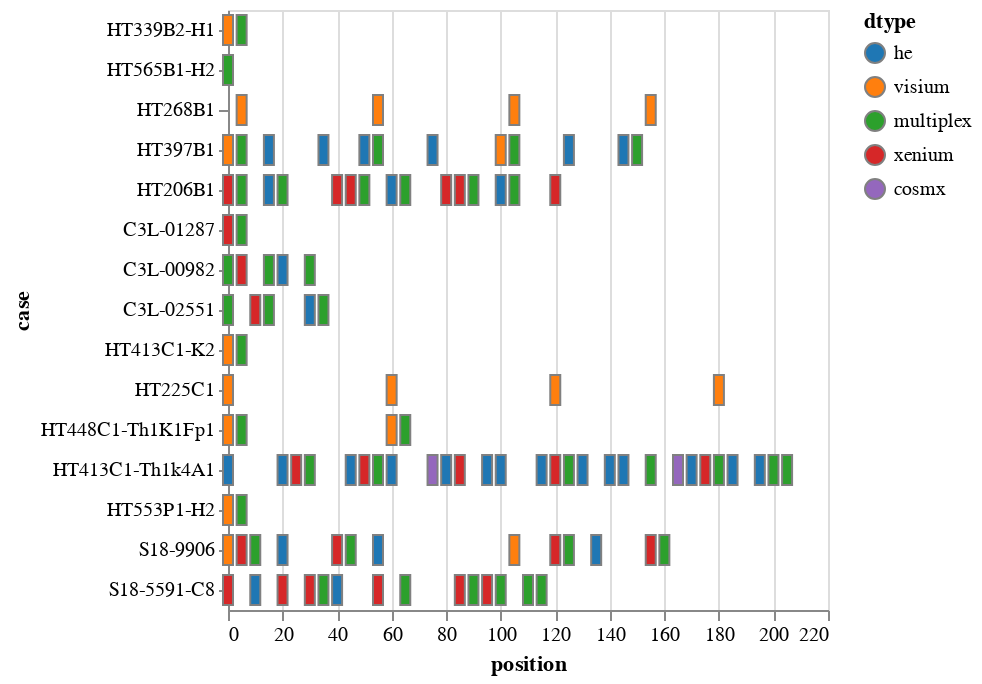

Write notebook code for a chart like this one.
### Code cell
import altair as alt
alt.Chart(df).mark_tick().encode(
    y=alt.Y('case', sort=case_order),
    x=alt.X('position', scale=alt.Scale(reverse=False)),
    color=alt.Color('dtype').scale(domain=domain, range=domain_range)
).configure_tick(
    thickness=5,
    opacity=1.,
    strokeWidth=1,
    stroke='gray',
#     bandSize=10,
)

### Figure 1 — Vega-Lite specification as saved in the notebook (floating-point values rounded to 4 significant figures)
{"config": {"view": {"continuousWidth": 300, "continuousHeight": 300}, "tick": {"opacity": 1.0, "stroke": "gray", "strokeWidth": 1, "thickness": 5}}, "data": {"name": "data-66df87420fcc9972ee81ff9ea9b7b6e0"}, "mark": {"type": "tick"}, "encoding": {"color": {"field": "dtype", "scale": {"domain": ["he", "visium", "multiplex", "xenium", "cosmx"], "range": ["#1f77b4", "#ff7f0e", "#2ca02c", "#d62728", "#9467bd"]}, "type": "nominal"}, "x": {"field": "position", "scale": {"reverse": false}, "type": "quantitative"}, "y": {"field": "case", "sort": ["HT339B2-H1", "HT565B1-H2", "HT268B1", "HT397B1", "HT206B1", "C3L-01287", "C3L-00982", "C3L-02551", "HT413C1-K2", "HT225C1", "HT448C1-Th1K1Fp1", "HT413C1-Th1k4A1", "HT553P1-H2", "S18-9906", "S18-5591-C8"], "type": "nominal"}}, "$schema": "https://vega.github.io/schema/vega-lite/v5.16.3.json", "datasets": {"data-66df87420fcc9972ee81ff9ea9b7b6e0": [{"case": "C3L-00982", "section_id": "C3L-00982-U1", "position": 0, "dtype": "multiplex"}, {"case": "C3L-00982", "section_id": "C3L-00982-U2", "position": 5, "dtype": "xenium"}, {"case": "C3L-00982", "section_id": "C3L-00982-U4", "position": 15, "dtype": "multiplex"}, {"case": "C3L-00982", "section_id": "C3L-00982-U5", "position": 20, "dtype": "he"}, {"case": "C3L-00982", "section_id": "C3L-00982-U7", "position": 30, "dtype": "multiplex"}, {"case": "C3L-01287", "section_id": "C3L-01287-U1", "position": 0, "dtype": "xenium"}, {"case": "C3L-01287", "section_id": "C3L-01287-U2", "position": 5, "dtype": "multiplex"}, {"case": "C3L-02551", "section_id": "C3L-02551-U1", "position": 0, "dtype": "multiplex"}, {"case": "C3L-02551", "section_id": "C3L-02551-U3", "position": 10, "dtype": "xenium"}, {"case": "C3L-02551", "section_id": "C3L-02551-U4", "position": 15, "dtype": "multiplex"}, {"case": "C3L-02551", "section_id": "C3L-02551-U7", "position": 30, "dtype": "he"}, {"case": "C3L-02551", "section_id": "C3L-02551-U8", "position": 35, "dtype": "multiplex"}, {"case": "HT206B1", "section_id": "HT206B1-U1", "position": 0, "dtype": "xenium"}, {"case": "HT206B1", "section_id": "HT206B1-U2", "position": 5, "dtype": "multiplex"}, {"case": "HT206B1", "section_id": "HT206B1-U4", "position": 15, "dtype": "he"}, {"case": "HT206B1", "section_id": "HT206B1-U5", "position": 20, "dtype": "multiplex"}, {"case": "HT206B1", "section_id": "HT206B1-U8", "position": 40, "dtype": "xenium"}, {"case": "HT206B1", "section_id": "HT206B1-U9", "position": 45, "dtype": "xenium"}, {"case": "HT206B1", "section_id": "HT206B1-U10", "position": 50, "dtype": "multiplex"}, {"case": "HT206B1", "section_id": "HT206B1-U12", "position": 60, "dtype": "he"}, {"case": "HT206B1", "section_id": "HT206B1-U13", "position": 65, "dtype": "multiplex"}, {"case": "HT206B1", "section_id": "HT206B1-U16", "position": 80, "dtype": "xenium"}, {"case": "HT206B1", "section_id": "HT206B1-U17", "position": 85, "dtype": "xenium"}, {"case": "HT206B1", "section_id": "HT206B1-U18", "position": 90, "dtype": "multiplex"}, {"case": "HT206B1", "section_id": "HT206B1-U20", "position": 100, "dtype": "he"}, {"case": "HT206B1", "section_id": "HT206B1-U21", "position": 105, "dtype": "multiplex"}, {"case": "HT206B1", "section_id": "HT206B1-U24", "position": 120, "dtype": "xenium"}, {"case": "HT225C1", "section_id": "HT225C1-U2", "position": 0, "dtype": "visium"}, {"case": "HT225C1", "section_id": "HT225C1-U3", "position": 60, "dtype": "visium"}, {"case": "HT225C1", "section_id": "HT225C1-U4", "position": 120, "dtype": "visium"}, {"case": "HT225C1", "section_id": "HT225C1-U5", "position": 180, "dtype": "visium"}, {"case": "HT268B1", "section_id": "HT268B1-U2", "position": 5, "dtype": "visium"}, {"case": "HT268B1", "section_id": "HT268B1-U12", "position": 55, "dtype": "visium"}, {"case": "HT268B1", "section_id": "HT268B1-U22", "position": 105, "dtype": "visium"}, {"case": "HT268B1", "section_id": "HT268B1-U32", "position": 155, "dtype": "visium"}, {"case": "HT339B2-H1", "section_id": "HT339B2-H1-U1", "position": 0, "dtype": "visium"}, {"case": "HT339B2-H1", "section_id": "HT339B2-H1-U2", "position": 5, "dtype": "multiplex"}, {"case": "HT397B1", "section_id": "HT397B1-U1", "position": 0, "dtype": "visium"}, {"case": "HT397B1", "section_id": "HT397B1-U2", "position": 5, "dtype": "multiplex"}, {"case": "HT397B1", "section_id": "HT397B1-U4", "position": 15, "dtype": "he"}, {"case": "HT397B1", "section_id": "HT397B1-U8", "position": 35, "dtype": "he"}, {"case": "HT397B1", "section_id": "HT397B1-U11", "position": 50, "dtype": "he"}, {"case": "HT397B1", "section_id": "HT397B1-U12", "position": 55, "dtype": "multiplex"}, {"case": "HT397B1", "section_id": "HT397B1-U16", "position": 75, "dtype": "he"}, {"case": "HT397B1", "section_id": "HT397B1-U21", "position": 100, "dtype": "visium"}, {"case": "HT397B1", "section_id": "HT397B1-U22", "position": 105, "dtype": "multiplex"}, {"case": "HT397B1", "section_id": "HT397B1-U20", "position": 125, "dtype": "he"}, {"case": "HT397B1", "section_id": "HT397B1-U28", "position": 145, "dtype": "he"}, {"case": "HT397B1", "section_id": "HT397B1-U31", "position": 150, "dtype": "multiplex"}, {"case": "HT413C1-K2", "section_id": "HT413C1-K2-U1", "position": 0, "dtype": "visium"}, {"case": "HT413C1-K2", "section_id": "HT413C1-K2-U2", "position": 5, "dtype": "multiplex"}, {"case": "HT413C1-Th1k4A1", "section_id": "HT413C1-Th1k4A1-U14", "position": 0, "dtype": "he"}, {"case": "HT413C1-Th1k4A1", "section_id": "HT413C1-Th1k4A1-U18", "position": 20, "dtype": "he"}, {"case": "HT413C1-Th1k4A1", "section_id": "HT413C1-Th1k4A1-U19", "position": 25, "dtype": "xenium"}, {"case": "HT413C1-Th1k4A1", "section_id": "HT413C1-Th1k4A1-U20", "position": 30, "dtype": "multiplex"}, {"case": "HT413C1-Th1k4A1", "section_id": "HT413C1-Th1k4A1-U1", "position": 45, "dtype": "he"}, {"case": "HT413C1-Th1k4A1", "section_id": "HT413C1-Th1k4A1-U2", "position": 50, "dtype": "xenium"}, {"case": "HT413C1-Th1k4A1", "section_id": "HT413C1-Th1k4A1-U3", "position": 55, "dtype": "multiplex"}, {"case": "HT413C1-Th1k4A1", "section_id": "HT413C1-Th1k4A1-U4", "position": 60, "dtype": "he"}, {"case": "HT413C1-Th1k4A1", "section_id": "HT413C1-Th1k4A1-U7", "position": 75, "dtype": "cosmx"}, {"case": "HT413C1-Th1k4A1", "section_id": "HT413C1-Th1k4A1-U8", "position": 80, "dtype": "he"}, {"case": "HT413C1-Th1k4A1", "section_id": "HT413C1-Th1k4A1-U9", "position": 85, "dtype": "xenium"}, {"case": "HT413C1-Th1k4A1", "section_id": "HT413C1-Th1k4A1-U11", "position": 95, "dtype": "he"}, {"case": "HT413C1-Th1k4A1", "section_id": "HT413C1-Th1k4A1-U21", "position": 100, "dtype": "he"}, {"case": "HT413C1-Th1k4A1", "section_id": "HT413C1-Th1k4A1-U24", "position": 115, "dtype": "he"}, {"case": "HT413C1-Th1k4A1", "section_id": "HT413C1-Th1k4A1-U25", "position": 120, "dtype": "xenium"}, {"case": "HT413C1-Th1k4A1", "section_id": "HT413C1-Th1k4A1-U26", "position": 125, "dtype": "multiplex"}, {"case": "HT413C1-Th1k4A1", "section_id": "HT413C1-Th1k4A1-U27", "position": 130, "dtype": "he"}, {"case": "HT413C1-Th1k4A1", "section_id": "HT413C1-Th1k4A1-U29", "position": 140, "dtype": "he"}, {"case": "HT413C1-Th1k4A1", "section_id": "HT413C1-Th1k4A1-U30", "position": 145, "dtype": "he"}, {"case": "HT413C1-Th1k4A1", "section_id": "HT413C1-Th1k4A1-U32", "position": 155, "dtype": "multiplex"}, {"case": "HT413C1-Th1k4A1", "section_id": "HT413C1-Th1k4A1-U34", "position": 165, "dtype": "cosmx"}, {"case": "HT413C1-Th1k4A1", "section_id": "HT413C1-Th1k4A1-U35", "position": 170, "dtype": "he"}, {"case": "HT413C1-Th1k4A1", "section_id": "HT413C1-Th1k4A1-U36", "position": 175, "dtype": "xenium"}, {"case": "HT413C1-Th1k4A1", "section_id": "HT413C1-Th1k4A1-U37", "position": 180, "dtype": "multiplex"}, {"case": "HT413C1-Th1k4A1", "section_id": "HT413C1-Th1k4A1-U38", "position": 185, "dtype": "he"}, {"case": "HT413C1-Th1k4A1", "section_id": "HT413C1-Th1k4A1-U40", "position": 195, "dtype": "he"}, {"case": "HT413C1-Th1k4A1", "section_id": "HT413C1-Th1k4A1-U41", "position": 200, "dtype": "multiplex"}, {"case": "HT413C1-Th1k4A1", "section_id": "HT413C1-Th1k4A1-U42", "position": 205, "dtype": "multiplex"}, {"case": "HT448C1-Th1K1Fp1", "section_id": "HT448C1-Th1K1Fp1-U1", "position": 0, "dtype": "visium"}, {"case": "HT448C1-Th1K1Fp1", "section_id": "HT448C1-Th1K1Fp1-U2", "position": 5, "dtype": "multiplex"}, {"case": "HT448C1-Th1K1Fp1", "section_id": "HT448C1-Th1K1Fp1-U13", "position": 60, "dtype": "visium"}, {"case": "HT448C1-Th1K1Fp1", "section_id": "HT448C1-Th1K1Fp1-U14", "position": 65, "dtype": "multiplex"}, {"case": "HT553P1-H2", "section_id": "HT553P1-H2-U1", "position": 0, "dtype": "visium"}, {"case": "HT553P1-H2", "section_id": "HT553P1-H2-U2", "position": 5, "dtype": "multiplex"}, {"case": "HT565B1-H2", "section_id": "HT565B1-H2-U1", "position": 0, "dtype": "visium"}, {"case": "HT565B1-H2", "section_id": "HT565B1-H2-U2", "position": 0, "dtype": "multiplex"}, {"case": "S18-5591-C8", "section_id": "S18-5591-C8-U1", "position": 0, "dtype": "xenium"}, {"case": "S18-5591-C8", "section_id": "S18-5591-C8-U3", "position": 10, "dtype": "he"}, {"case": "S18-5591-C8", "section_id": "S18-5591-C8-U5", "position": 20, "dtype": "xenium"}, {"case": "S18-5591-C8", "section_id": "S18-5591-C8-U7", "position": 30, "dtype": "xenium"}, {"case": "S18-5591-C8", "section_id": "S18-5591-C8-U8", "position": 35, "dtype": "multiplex"}, {"case": "S18-5591-C8", "section_id": "S18-5591-C8-U9", "position": 40, "dtype": "he"}, {"case": "S18-5591-C8", "section_id": "S18-5591-C8-U12", "position": 55, "dtype": "xenium"}, {"case": "S18-5591-C8", "section_id": "S18-5591-C8-U14", "position": 65, "dtype": "multiplex"}, {"case": "S18-5591-C8", "section_id": "S18-5591-C8-U18", "position": 85, "dtype": "xenium"}, {"case": "S18-5591-C8", "section_id": "S18-5591-C8-U19", "position": 90, "dtype": "multiplex"}, {"case": "S18-5591-C8", "section_id": "S18-5591-C8-U20", "position": 95, "dtype": "xenium"}, {"case": "S18-5591-C8", "section_id": "S18-5591-C8-U21", "position": 100, "dtype": "multiplex"}, {"case": "S18-5591-C8", "section_id": "S18-5591-C8-U23", "position": 110, "dtype": "multiplex"}, {"case": "S18-5591-C8", "section_id": "S18-5591-C8-U24", "position": 115, "dtype": "multiplex"}, {"case": "S18-9906", "section_id": "S18-9906-U1", "position": 0, "dtype": "visium"}, {"case": "S18-9906", "section_id": "S18-9906-U2", "position": 5, "dtype": "xenium"}, {"case": "S18-9906", "section_id": "S18-9906-U3", "position": 10, "dtype": "multiplex"}, {"case": "S18-9906", "section_id": "S18-9906-U5", "position": 20, "dtype": "he"}, {"case": "S18-9906", "section_id": "S18-9906-U9", "position": 40, "dtype": "xenium"}, {"case": "S18-9906", "section_id": "S18-9906-U10", "position": 45, "dtype": "multiplex"}, {"case": "S18-9906", "section_id": "S18-9906-U12", "position": 55, "dtype": "he"}, {"case": "S18-9906", "section_id": "S18-9906-U16", "position": 105, "dtype": "visium"}, {"case": "S18-9906", "section_id": "S18-9906-U17", "position": 120, "dtype": "xenium"}, {"case": "S18-9906", "section_id": "S18-9906-U18", "position": 125, "dtype": "multiplex"}, {"case": "S18-9906", "section_id": "S18-9906-U20", "position": 135, "dtype": "he"}, {"case": "S18-9906", "section_id": "S18-9906-U24", "position": 155, "dtype": "xenium"}, {"case": "S18-9906", "section_id": "S18-9906-U25", "position": 160, "dtype": "multiplex"}]}}
